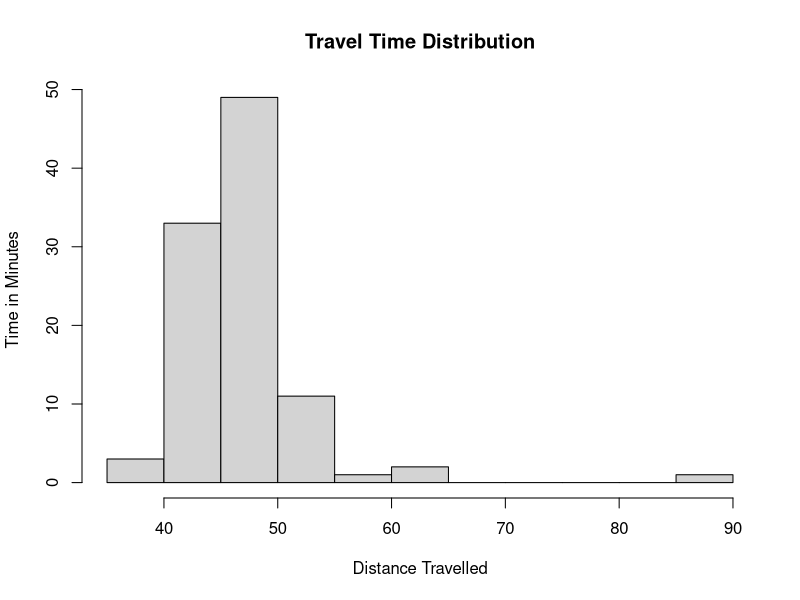
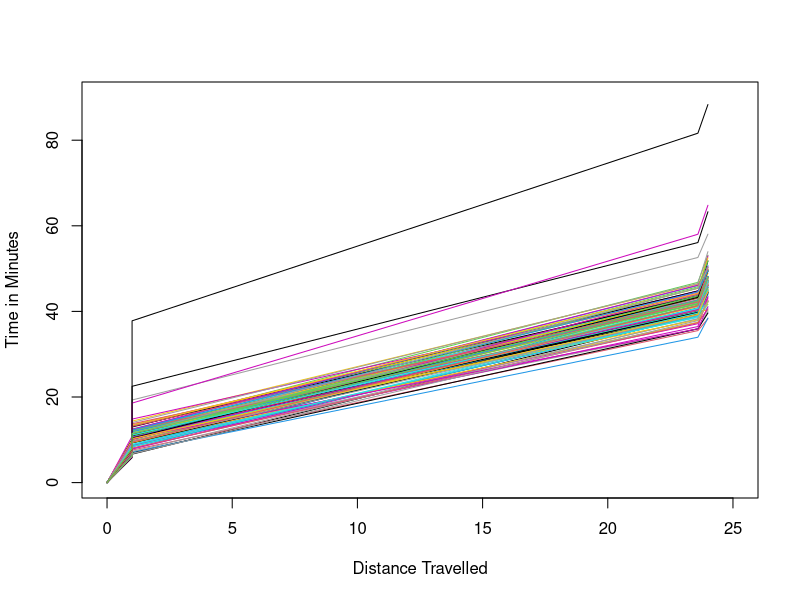
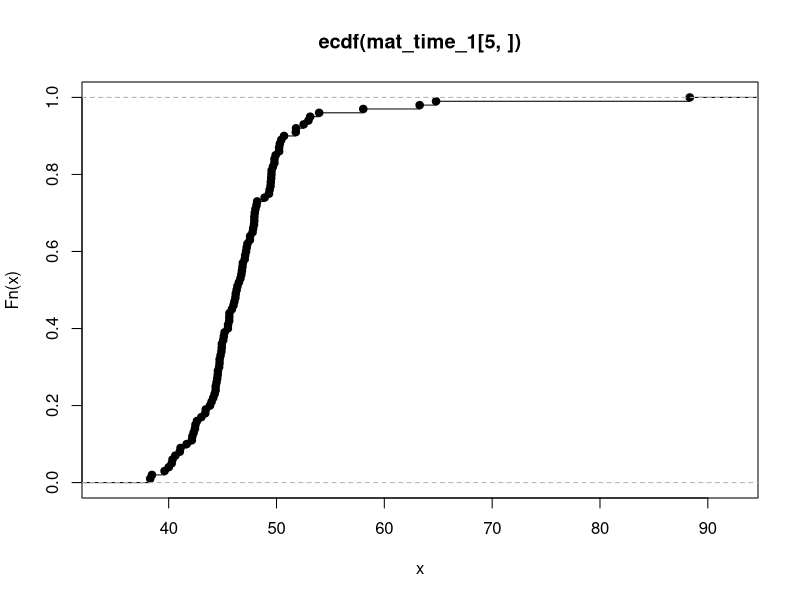
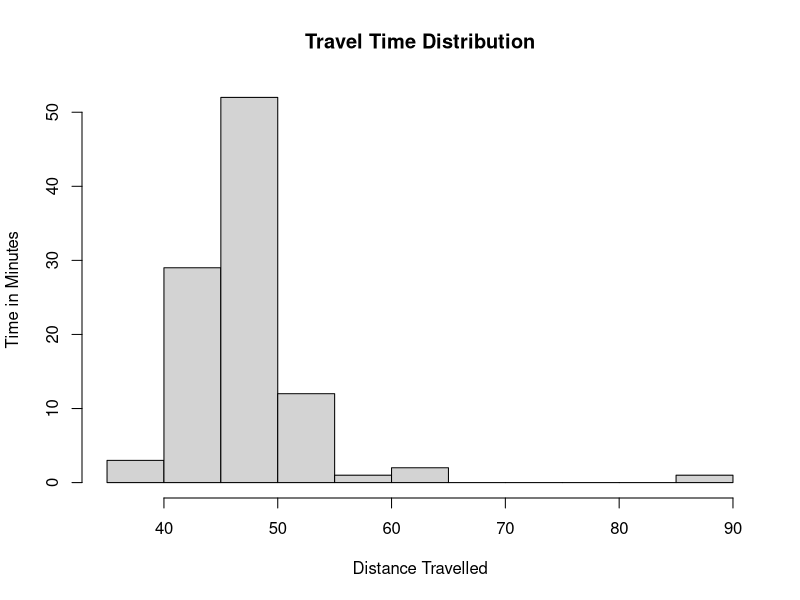
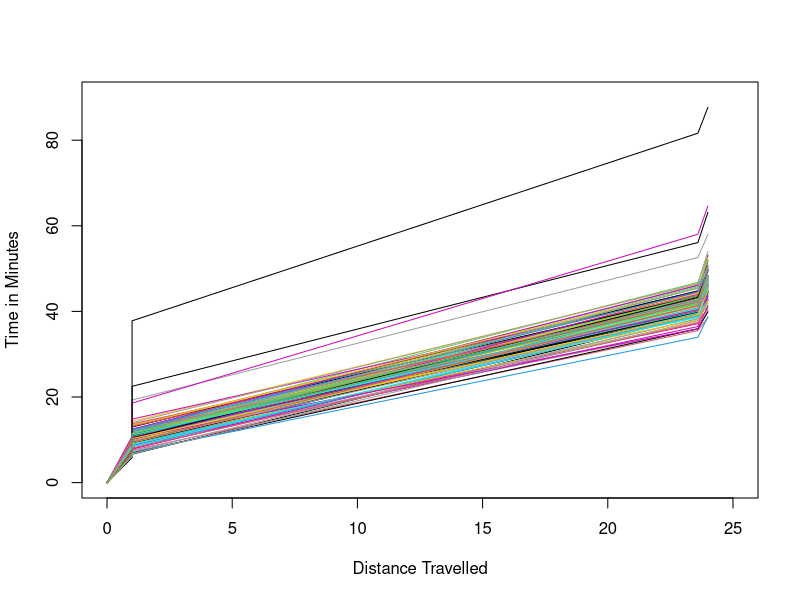
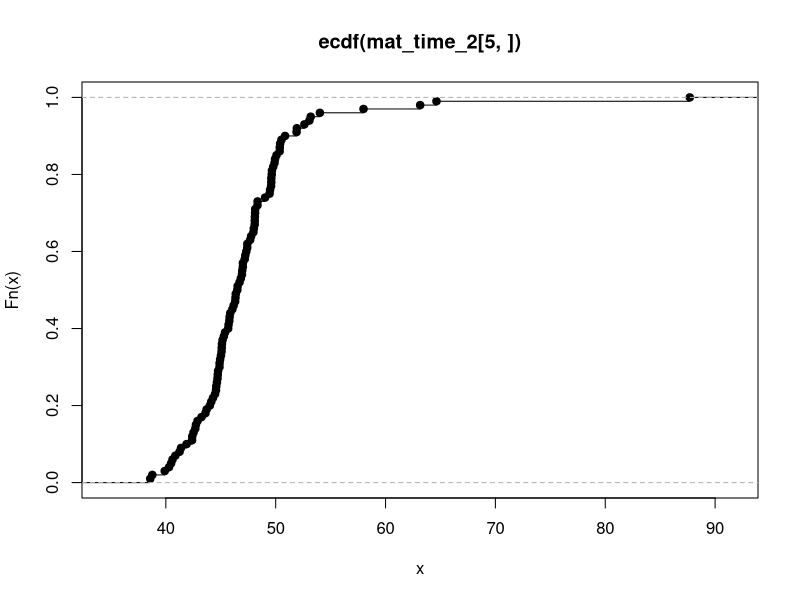

These figures' R source, in order:
#Solution to Problem 2
n <- 100 #Number of Simulations to be performed
d <- c(0,1,1,23.6,24) #distances from home
Z_1 <- c() #Initialize vector to store cumulative travel time for case 1
Z_2 <- c() #Initialize vector to store cumulative travel time for case 2

#Simulation Case 1
set.seed(630829)
for (i in 1:n) {
  T0 <- 0 #Start Time when Mr.X is at home
  T1 <-rnorm(1,8,1) #Walking time to the bus stop
  b <- rbinom(1,1,0.03) #3% of the times there is major disturbance in the service
  T2 <- (1-b)*5*runif(1)+b*rexp(1,0.1) #Waiting time at the bus stop given that buses are scheduled, I aim for 5 min
  T3 <- (1-b)*rnorm(1,31,2)+b*(31+rexp(1,0.1))#Driving time for the bus
  T4_1 <- rnorm(1,5,2) #Walking time from bus halt is independent
  
  T_1 <- c(T0, T1, T2, T3, T4_1) #Creating vector to store travel time information
  Z_1<-c(Z_1, c(T_1[1],sum(T_1[1:2]),sum(T_1[1:3]),sum(T_1[1:4]),sum(T_1[1:5])))
}

#Simulation Case 2
set.seed(630829)
for (i in 1:n) {
  T0 <- 0 #Start Time when Mr.X is at home
  T1 <-rnorm(1,8,1) #Walking time to the bus stop
  b <- rbinom(1,1,0.03) #3% of the times there is major disturbance in the service
  T2 <- (1-b)*5*runif(1)+b*rexp(1,0.1) #Waiting time at the bus stop given that buses are scheduled, I aim for 5 min
  T3 <- (1-b)*rnorm(1,31,2)+b*(31+rexp(1,0.1))#Driving time for the bus
  T4_2<-rnorm(1,(6-(sum(T1,T2,T3))/50),2) #Walking time from bus halt is dependent
  
  T_2 <- c(T0, T1, T2, T3, T4_2) #Creating vector to store travel time information
  Z_2<-c(Z_2, c(T_2[1],sum(T_2[1:2]),sum(T_2[1:3]),sum(T_2[1:4]),sum(T_2[1:5])))
}

#Create matrix using Z_1 an Z_2 vectors Separately
mat_time_1 <- matrix(Z_1,5)
mat_time_2 <- matrix(Z_2,5)
#a <- data.frame(mat_time_1,row.names = c('T0','T1','T2','T3','T4'))
#View(a)
#b <- data.frame(mat_time_2,row.names = c('T0','T1','T2','T3','T4'))
#View(b)

#Que_1
exp_travel_time_1 <- mean(mat_time_1[5,]) #Case_1
exp_travel_time_2 <- mean(mat_time_2[5,]) #Case_2

#Que_2
time_variation_1 <- sd(mat_time_1[5,]) #Case_1
time_variation_2 <- sd(mat_time_2[5,]) #Case_2

#Que_3
time_1 <- qnorm(0.99, 8, 1)
time_2_3_normal <- qunif(0.99, 0, 5) + qnorm(0.99, 31, 2)
time_2_3_disturbed <- qexp(0.99, 0.1) + (31+qexp(0.99, 0.1))
time_4_1 <- qnorm(0.99, 5, 2)
time_4_2 <- qnorm(0.99, (6-(time_1 + (0.97*time_2_3_normal) + (0.03*time_2_3_disturbed))/50), 2)

time_99_1 <- time_1 + (0.97*time_2_3_normal) + (0.03*time_2_3_disturbed) + time_4_1
# 63.057 min. Start time: 06:56
time_99_2 <- time_1 + (0.97*time_2_3_normal) + (0.03*time_2_3_disturbed) + time_4_2
# 62.989 min. Start time: 06:57

#Alternative intuitive approach
mat_1_sorted <- sort(mat_time_1[5,])
mat_2_sorted <- sort(mat_time_2[5,])
mat_1_sorted[99] # 64.796 
mat_2_sorted[99] # 64.635
#Considering both cases its almost 65 min, Mr.X should start before 06:55

#Que_4
#Case 1
hist(mat_time_1[5,],xlab="Distance Travelled",ylab="Time in Minutes",main = 'Travel Time Distribution')
plot(d,Z_1[1:5],type="l",xlab="Distance Travelled",ylab="Time in Minutes",
     xlim=c(0,25),ylim=c(0,90))
for (j in 1:(n-1)){
  lines(d,Z_1[(5*j+1):(5*(j+1))],col=min(j,100))
}
plot(ecdf(mat_time_1[5,]))

#Case 2
hist(mat_time_2[5,],xlab="Distance Travelled",ylab="Time in Minutes",main = 'Travel Time Distribution')
plot(d,Z_2[1:5],type="l",xlab="Distance Travelled",ylab="Time in Minutes",
     xlim=c(0,25),ylim=c(0,90))
for (j in 1:(n-1)){
  lines(d,Z_2[(5*j+1):(5*(j+1))],col=min(j,100))
}
plot(ecdf(mat_time_2[5,]))